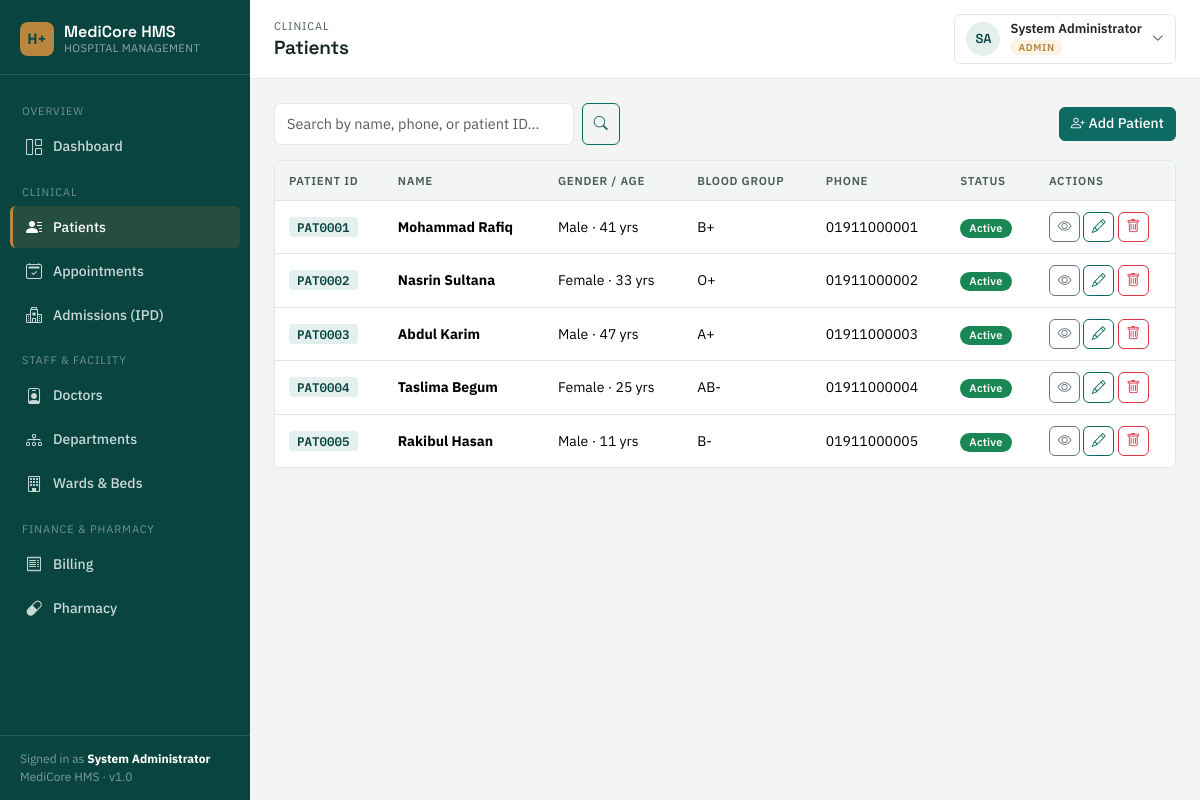
/patients/list.php (signed in), run on the app's committed database.
### tables this page shows
CREATE TABLE patients (
    id INT AUTO_INCREMENT PRIMARY KEY,
    patient_code VARCHAR(20) UNIQUE,
    name VARCHAR(100) NOT NULL,
    dob DATE NULL,
    gender ENUM('Male','Female','Other') DEFAULT 'Other',
    blood_group VARCHAR(5),
    phone VARCHAR(20),
    email VARCHAR(100),
    address TEXT,
    emergency_contact_name VARCHAR(100),
    emergency_contact_phone VARCHAR(20),
    medical_history TEXT,
    status ENUM('active','inactive') DEFAULT 'active',
    created_at TIMESTAMP DEFAULT CURRENT_TIMESTAMP
);

### patients/list.php (the view, shortened to what this page needs)
<?php
require_once '../config/database.php';
require_once '../includes/functions.php';
$search = trim($_GET['q'] ?? '');
$sql = "SELECT * FROM patients WHERE 1=1";
$params = [];
$sql .= " ORDER BY created_at DESC";
$stmt = $pdo->prepare($sql);
$stmt->execute($params);
$patients = $stmt->fetchAll();
require_once '../includes/header.php';
?>
<div class="d-flex justify-content-between align-items-center flex-wrap gap-2 mb-3">
    <form class="d-flex gap-2" method="GET">
        <input type="text" name="q" class="form-control" placeholder="Search by name, phone, or patient ID..." value="<?= sanitize($search) ?>" style="min-width:300px;">
        <button class="btn btn-outline-primary"><i class="bi bi-search"></i></button>
    </form>
    <?php if (hasRole(['admin','receptionist'])): ?>
        <a href="form.php" class="btn btn-primary"><i class="bi bi-person-plus me-1"></i>Add Patient</a>
    <?php endif; ?>
</div>
<div class="table-wrap">
    <table class="data-table table table-hover mb-0">
        <thead>
            <tr><th>Patient ID</th><th>Name</th><th>Gender / Age</th><th>Blood Group</th><th>Phone</th><th>Status</th><th style="width:140px;">Actions</th></tr>
        </thead>
        <tbody>
        <?php foreach ($patients as $p): ?>
            <tr>
                <td><span class="patient-code-chip"><?= sanitize($p['patient_code']) ?></span></td>
                <td><strong><?= sanitize($p['name']) ?></strong></td>
                <td><?= sanitize($p['gender']) ?> · <?= calcAge($p['dob']) ?></td>
                <td><?= sanitize($p['blood_group'] ?: '—') ?></td>
                <td><?= sanitize($p['phone'] ?: '—') ?></td>
                <td><?= statusBadge($p['status']) ?></td>
                <td>
                    <a href="view.php?id=<?= $p['id'] ?>" class="btn btn-sm btn-outline-secondary" title="View"><i class="bi bi-eye"></i></a>
                    <?php if (hasRole(['admin','receptionist'])): ?>
                    <a href="form.php?id=<?= $p['id'] ?>" class="btn btn-sm btn-outline-primary" title="Edit"><i class="bi bi-pencil"></i></a>
                    <form action="delete.php" method="POST" class="d-inline" onsubmit="return confirm('Delete this patient? This will also remove their appointments, admissions, bills, and medical records. Continue?');">
                        <button class="btn btn-sm btn-outline-danger" title="Delete"><i class="bi bi-trash"></i></button>
                    </form>
                    <?php endif; ?>
                </td>
            </tr>
        <?php endforeach; ?>
        </tbody>
    </table>
</div>
<?php require_once '../includes/footer.php'; ?>

### includes/functions.php (shortened to what this page needs)
<?php
function sanitize($data) {
    return htmlspecialchars(trim($data ?? ''), ENT_QUOTES, 'UTF-8');
}
function isLoggedIn() {
    return isset($_SESSION['user_id']);
}
function hasRole($roles) {
    $roles = (array)$roles;
    return in_array($_SESSION['role'], $roles, true);
}
function statusBadge($status) {
    $map = [
        'active'     => 'success',
        'inactive'   => 'secondary',
        'scheduled'  => 'primary',
        'completed'  => 'success',
        'cancelled'  => 'danger',
        'available'  => 'success',
        'occupied'   => 'danger',
        'maintenance'=> 'warning',
        'admitted'   => 'primary',
        'discharged' => 'success',
        'paid'       => 'success',
        'partial'    => 'warning',
        'unpaid'     => 'danger',
    ];
    $class = $map[$status] ?? 'secondary';
    return '<span class="badge badge-status bg-' . $class . '">' . ucfirst(sanitize($status)) . '</span>';
}
function calcAge($dob) {
    try {
        $d = new DateTime($dob);
        $now = new DateTime();
        return $d->diff($now)->y . ' yrs';
    } catch (Exception $e) {
        return '—';
    }
}

### assets/css/style.css (style rules this page uses)
:root { --ink: #142523; --ink-soft: #4B5D5A; --paper: #F2F5F2; --surface: #FFFFFF; --primary: #0E6B64; --primary-deep: #0A4440; --primary-tint: #E4F0EE; --accent-gold: #B8863C; --accent-gold-tint: #FBF3E3; --danger: #B3261E; --danger-tint: #FBEAE9; --success: #3F7D58; --success-tint: #EAF4EC; --warning: #B8863C; --warning-tint: #FBF3E3; --line: #E1E7E4; --radius: 6px; --shadow-sm: 0 1px 2px rgba(20, 37, 35, 0.06); }
* { box-sizing: border-box; }
html, body { background: var(--paper); color: var(--ink); font-family: 'IBM Plex Sans', -apple-system, BlinkMacSystemFont, sans-serif; font-size: 15px; }
a { color: var(--primary); text-decoration: none; }
.table-wrap { background: var(--surface); border: 1px solid var(--line); border-radius: var(--radius); overflow: hidden; }
table.data-table { margin-bottom: 0; }
table.data-table thead th { background: var(--paper); font-size: 11.5px; text-transform: uppercase; letter-spacing: 0.06em; color: var(--ink-soft); font-weight: 600; border-bottom: 1px solid var(--line); white-space: nowrap; padding: 11px 14px; }
table.data-table tbody td { padding: 11px 14px; vertical-align: middle; border-bottom: 1px solid var(--line); font-size: 14px; }
table.data-table tbody tr:last-child td { border-bottom: none; }
.badge-status { font-weight: 600; font-size: 11px; letter-spacing: 0.02em; padding: 4px 9px; border-radius: 20px; }
.btn { border-radius: var(--radius); font-weight: 500; font-size: 14px; }
.btn-primary { background: var(--primary); border-color: var(--primary); }
.btn-outline-primary { color: var(--primary); border-color: var(--primary); }
.form-control, .form-select { border-color: var(--line); border-radius: var(--radius); font-size: 14.5px; padding: 9px 12px; }
.patient-code-chip, .bill-no-chip { font-family: 'IBM Plex Mono', monospace; font-weight: 600; font-size: 12.5px; background: var(--primary-tint); color: var(--primary-deep); padding: 2px 8px; border-radius: 4px; }

### data on the page
patients: patient_code "PAT0001", name "Mohammad Rafiq", gender "Male", dob "41 yrs", blood_group "B+", phone "01911000001", status "Active"
patients: patient_code "PAT0002", name "Nasrin Sultana", gender "Female", dob "33 yrs", blood_group "O+", phone "01911000002", status "Active"
patients: patient_code "PAT0003", name "Abdul Karim", gender "Male", dob "47 yrs", blood_group "A+", phone "01911000003", status "Active"
patients: patient_code "PAT0004", name "Taslima Begum", gender "Female", dob "25 yrs", blood_group "AB-", phone "01911000004", status "Active"
patients: patient_code "PAT0005", name "Rakibul Hasan", gender "Male", dob "11 yrs", blood_group "B-", phone "01911000005", status "Active"

### other printed values
$__u['full_name'] "System Administrator"
$pageEyebrow "CLINICAL"
$pageTitle "Patients"
$__initials "SA"
$__u['role'] "ADMIN"
